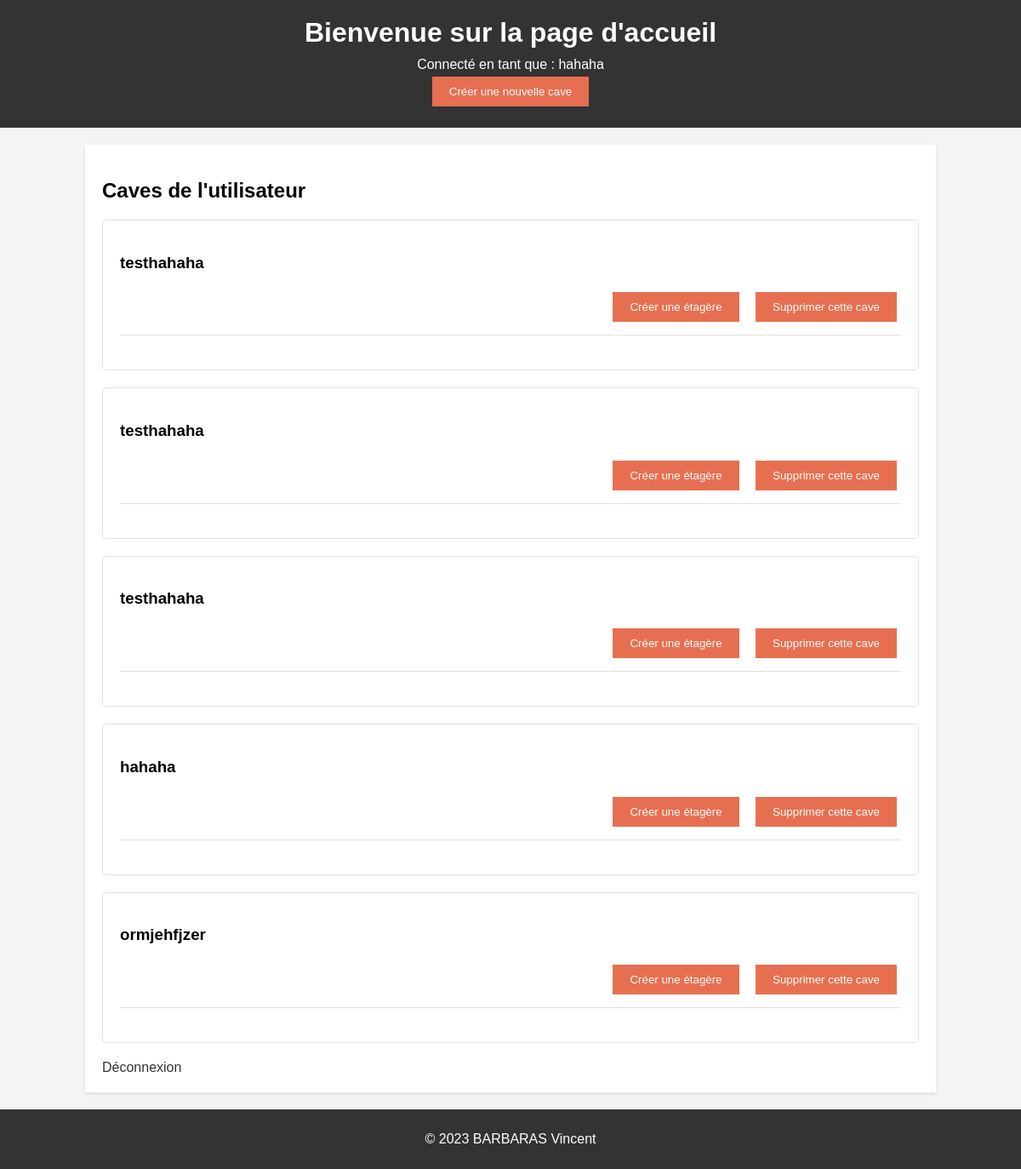
The app's page /accueil (signed in) with its own data.
### tables this page shows
CREATE TABLE Caves (
                id_cave INTEGER PRIMARY KEY,
                nom_cave TEXT NOT NULL,
                proprietaire_id INTEGER NOT NULL,
                FOREIGN KEY (proprietaire_id) REFERENCES Utilisateurs(id_utilisateur)
            );

### app.py (the view)
@app.route("/")
@app.route("/accueil")
def accueil():
    if "logged_in" in session and session["logged_in"]:
        nom_utilisateur = session["username"]
        caves_utilisateur = Cave.afficher_details_cave(session["user_id"])
        if request.args.get("response") == "json":
            return jsonify({"status": "success", "msg": caves_utilisateur}), 200
        else:
            print(caves_utilisateur)
            for cave in caves_utilisateur:
                print(cave.to_dict())
            return render_template(
                "accueil.html",
                nom_utilisateur=nom_utilisateur,
                caves_utilisateur=caves_utilisateur,
            )
    else:
        return redirect(url_for("users.deconnexion"))  # Rediriger vers la page de connexion après la déconnexion

### models/cave.py (called while the page is built)
    def __repr__(self):
        return f"Cave {self.nom_cave} (id: {self.id_cave})"

    def to_dict(self):
        etageres = []
        if self.etageres != [] or self.etageres != None:
            for etagere in self.etageres:
                etageres.append(etagere.to_dict())
        return {
            "id_cave": self.id_cave,
            "nom_cave": self.nom_cave,
            "proprietaire": self.proprietaire,
            "etageres": etageres,
        }

    @staticmethod
    def get_utilisateur_caves(utilisateur_id):
        conn = sqlite3.connect("bdd.db")
        c = conn.cursor()
        c.execute("SELECT * FROM Caves WHERE proprietaire_id = ?", (utilisateur_id,))
        rows = c.fetchall()
        caves_utilisateur = [
            Cave(row[0], row[1], Utilisateur(row[2], None, None, None)) for row in rows
        ]
        conn.close()
        return caves_utilisateur

    @classmethod
    def afficher_details_cave(cls, user_id):
        conn = sqlite3.connect("bdd.db")
        c = conn.cursor()
        caves_utilisateur = Cave.get_utilisateur_caves(user_id)
        for current_cave in caves_utilisateur:
            c.execute(
                "SELECT * FROM Etageres WHERE cave_associee_id = ?",
                (current_cave.id_cave,),
            )
            etageres_cave = c.fetchall()
            for row in etageres_cave:
                etagere = Etagere(row[0], row[1], row[2], row[3], current_cave)
                current_cave.etageres.append(etagere)
        conn.close()
        return caves_utilisateur

### templates/accueil.html (shortened to what this page needs)
<!DOCTYPE html>
<html lang="en">
<head>
    <link rel="stylesheet" href="static/accueil_styles.css">
</head>
<body>
    <header>
        <h1>Bienvenue sur la page d'accueil</h1>
        {% if nom_utilisateur %}
            <p>Connecté en tant que : {{ nom_utilisateur }}</p>
            <a href="{{ url_for('caves.creer_cave') }}"><button>Créer une nouvelle cave</button></a>
        {% endif %}
    </header>
    <main>
        {% if nom_utilisateur %}
            <h2>Caves de l'utilisateur</h2>
            <div class="caves-container">
                {% for cave in caves_utilisateur %}
                    <div class="card">
                        <div class="card-header">
                            <h3>{{ cave.nom_cave }}</h3>
                            <div class="card-actions">
                                <a href="{{ url_for('etagere.creer_etagere', cave_id=cave.id_cave) }}"><button>Créer une étagère</button></a>
                                <form method="POST" action="{{ url_for('caves.supprimer_cave', id_cave=cave.id_cave) }}" style="display: inline;">
                                    <button type="submit">Supprimer cette cave</button>
                                </form>
                            </div>
                        </div>
                    </div>
                {% endfor %}
            </div>
        {% endif %}
        <a href="{{ url_for('users.deconnexion') }}">Déconnexion</a>
    </main>
    <footer>
        <p>© 2023 BARBARAS Vincent</p>
    </footer>
</body>
</html>

### static/accueil_styles.css (style rules this page uses)
body { font-family: 'Arial', sans-serif; background-color: #f4f4f4; margin: 0; padding: 0; }
header { background-color: #333; color: #fff; padding: 20px 0; text-align: center; }
header h1 { margin: 0 0 10px; }
header p { margin: 0; }
main { width: 80%; max-width: 1200px; margin: 20px auto; padding: 20px; background: white; box-shadow: 0 2px 4px rgba(0,0,0,0.1); }
button { background-color: #e76f51; color: white; border: none; padding: 10px 20px; margin: 5px; cursor: pointer; transition: background-color 0.3s ease; }
footer { background-color: #333; color: white; text-align: center; padding: 10px 0; position: relative; bottom: 0; width: 100%; }
a { color: #333; text-decoration: none; }
.card { background: #fff; border: 1px solid #e1e1e1; border-radius: 5px; padding: 20px; margin-bottom: 20px; }
.card-header { border-bottom: 1px solid #e1e1e1; padding-bottom: 10px; margin-bottom: 20px; }
.card-actions { text-align: right; }
.card-actions button { margin-left: 10px; }

### records on screen
Caves: nom_cave "hahaha"
Caves: nom_cave "testhahaha"
Caves: nom_cave "testhahaha"
Caves: nom_cave "testhahaha"
Caves: nom_cave "ormjehfjzer"
